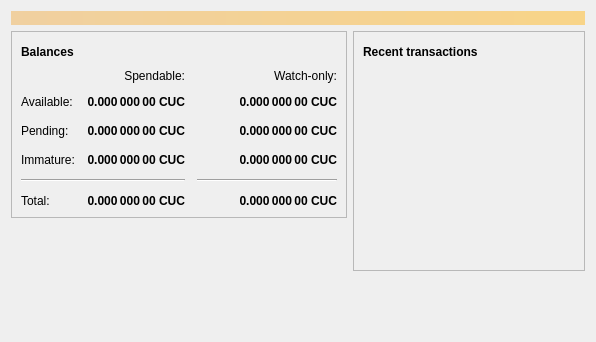
<?xml version="1.0" encoding="UTF-8"?>
<ui version="4.0">
 <class>OverviewPage</class>
 <widget class="QWidget" name="OverviewPage">
  <property name="geometry">
   <rect>
    <x>0</x>
    <y>0</y>
    <width>596</width>
    <height>342</height>
   </rect>
  </property>
  <property name="windowTitle">
   <string>Form</string>
  </property>
  <layout class="QVBoxLayout" name="topLayout">
   <item>
    <widget class="QLabel" name="labelAlerts">
     <property name="visible">
      <bool>false</bool>
     </property>
     <property name="styleSheet">
      <string notr="true">background-color: qlineargradient(x1: 0, y1: 0, x2: 1, y2: 0, stop:0 #F0D0A0, stop:1 #F8D488); color:#000000;</string>
     </property>
     <property name="wordWrap">
      <bool>true</bool>
     </property>
     <property name="margin">
      <number>3</number>
     </property>
    </widget>
   </item>
   <item>
    <layout class="QHBoxLayout" name="horizontalLayout" stretch="1,1">
     <item>
      <layout class="QVBoxLayout" name="verticalLayout_2">
       <item>
        <widget class="QFrame" name="frame">
         <property name="frameShape">
          <enum>QFrame::StyledPanel</enum>
         </property>
         <property name="frameShadow">
          <enum>QFrame::Raised</enum>
         </property>
         <layout class="QVBoxLayout" name="verticalLayout_4">
          <item>
           <layout class="QHBoxLayout" name="horizontalLayout_4">
            <item>
             <widget class="QLabel" name="label_5">
              <property name="font">
               <font>
                <weight>75</weight>
                <bold>true</bold>
               </font>
              </property>
              <property name="text">
               <string>Balances</string>
              </property>
             </widget>
            </item>
            <item>
             <widget class="QPushButton" name="labelWalletStatus">
              <property name="enabled">
               <bool>false</bool>
              </property>
              <property name="maximumSize">
               <size>
                <width>30</width>
                <height>16777215</height>
               </size>
              </property>
              <property name="toolTip">
               <string>The displayed information may be out of date. Your wallet automatically synchronizes with the Cuckoocoin network after a connection is established, but this process has not completed yet.</string>
              </property>
              <property name="text">
               <string/>
              </property>
              <property name="icon">
               <iconset resource="../cuckoocoin.qrc">
                <normaloff>:/icons/warning</normaloff>
                <disabledoff>:/icons/warning</disabledoff>:/icons/warning</iconset>
              </property>
              <property name="iconSize">
               <size>
                <width>24</width>
                <height>24</height>
               </size>
              </property>
              <property name="flat">
               <bool>true</bool>
              </property>
             </widget>
            </item>
            <item>
             <spacer name="horizontalSpacer_3">
              <property name="orientation">
               <enum>Qt::Horizontal</enum>
              </property>
              <property name="sizeHint" stdset="0">
               <size>
                <width>40</width>
                <height>20</height>
               </size>
              </property>
             </spacer>
            </item>
           </layout>
          </item>
          <item>
           <layout class="QGridLayout" name="gridLayout">
            <property name="spacing">
             <number>12</number>
            </property>
            <item row="2" column="2">
             <widget class="QLabel" name="labelWatchPending">
              <property name="font">
               <font>
                <weight>75</weight>
                <bold>true</bold>
               </font>
              </property>
              <property name="cursor">
               <cursorShape>IBeamCursor</cursorShape>
              </property>
              <property name="toolTip">
               <string>Unconfirmed transactions to watch-only addresses</string>
              </property>
              <property name="text">
               <string notr="true">0.000 000 00 CUC</string>
              </property>
              <property name="alignment">
               <set>Qt::AlignRight|Qt::AlignTrailing|Qt::AlignVCenter</set>
              </property>
              <property name="textInteractionFlags">
               <set>Qt::LinksAccessibleByMouse|Qt::TextSelectableByKeyboard|Qt::TextSelectableByMouse</set>
              </property>
             </widget>
            </item>
            <item row="2" column="1">
             <widget class="QLabel" name="labelUnconfirmed">
              <property name="font">
               <font>
                <weight>75</weight>
                <bold>true</bold>
               </font>
              </property>
              <property name="cursor">
               <cursorShape>IBeamCursor</cursorShape>
              </property>
              <property name="toolTip">
               <string>Total of transactions that have yet to be confirmed, and do not yet count toward the spendable balance</string>
              </property>
              <property name="text">
               <string notr="true">0.000 000 00 CUC</string>
              </property>
              <property name="alignment">
               <set>Qt::AlignRight|Qt::AlignTrailing|Qt::AlignVCenter</set>
              </property>
              <property name="textInteractionFlags">
               <set>Qt::LinksAccessibleByMouse|Qt::TextSelectableByKeyboard|Qt::TextSelectableByMouse</set>
              </property>
             </widget>
            </item>
            <item row="3" column="2">
             <widget class="QLabel" name="labelWatchImmature">
              <property name="font">
               <font>
                <weight>75</weight>
                <bold>true</bold>
               </font>
              </property>
              <property name="cursor">
               <cursorShape>IBeamCursor</cursorShape>
              </property>
              <property name="toolTip">
               <string>Mined balance in watch-only addresses that has not yet matured</string>
              </property>
              <property name="text">
               <string notr="true">0.000 000 00 CUC</string>
              </property>
              <property name="alignment">
               <set>Qt::AlignRight|Qt::AlignTrailing|Qt::AlignVCenter</set>
              </property>
              <property name="textInteractionFlags">
               <set>Qt::LinksAccessibleByMouse|Qt::TextSelectableByKeyboard|Qt::TextSelectableByMouse</set>
              </property>
             </widget>
            </item>
            <item row="4" column="0" colspan="2">
             <widget class="Line" name="line">
              <property name="orientation">
               <enum>Qt::Horizontal</enum>
              </property>
             </widget>
            </item>
            <item row="4" column="2">
             <widget class="Line" name="lineWatchBalance">
              <property name="sizePolicy">
               <sizepolicy hsizetype="Preferred" vsizetype="Fixed">
                <horstretch>0</horstretch>
                <verstretch>0</verstretch>
               </sizepolicy>
              </property>
              <property name="minimumSize">
               <size>
                <width>140</width>
                <height>0</height>
               </size>
              </property>
              <property name="orientation">
               <enum>Qt::Horizontal</enum>
              </property>
             </widget>
            </item>
            <item row="5" column="0">
             <widget class="QLabel" name="labelTotalText">
              <property name="text">
               <string>Total:</string>
              </property>
             </widget>
            </item>
            <item row="3" column="1">
             <widget class="QLabel" name="labelImmature">
              <property name="font">
               <font>
                <weight>75</weight>
                <bold>true</bold>
               </font>
              </property>
              <property name="cursor">
               <cursorShape>IBeamCursor</cursorShape>
              </property>
              <property name="toolTip">
               <string>Mined balance that has not yet matured</string>
              </property>
              <property name="text">
               <string notr="true">0.000 000 00 CUC</string>
              </property>
              <property name="alignment">
               <set>Qt::AlignRight|Qt::AlignTrailing|Qt::AlignVCenter</set>
              </property>
              <property name="textInteractionFlags">
               <set>Qt::LinksAccessibleByMouse|Qt::TextSelectableByKeyboard|Qt::TextSelectableByMouse</set>
              </property>
             </widget>
            </item>
            <item row="2" column="3">
             <spacer name="horizontalSpacer_2">
              <property name="orientation">
               <enum>Qt::Horizontal</enum>
              </property>
              <property name="sizeHint" stdset="0">
               <size>
                <width>40</width>
                <height>20</height>
               </size>
              </property>
             </spacer>
            </item>
            <item row="3" column="0">
             <widget class="QLabel" name="labelImmatureText">
              <property name="text">
               <string>Immature:</string>
              </property>
             </widget>
            </item>
            <item row="5" column="1">
             <widget class="QLabel" name="labelTotal">
              <property name="font">
               <font>
                <weight>75</weight>
                <bold>true</bold>
               </font>
              </property>
              <property name="cursor">
               <cursorShape>IBeamCursor</cursorShape>
              </property>
              <property name="toolTip">
               <string>Your current total balance</string>
              </property>
              <property name="text">
               <string notr="true">0.000 000 00 CUC</string>
              </property>
              <property name="alignment">
               <set>Qt::AlignRight|Qt::AlignTrailing|Qt::AlignVCenter</set>
              </property>
              <property name="textInteractionFlags">
               <set>Qt::LinksAccessibleByMouse|Qt::TextSelectableByKeyboard|Qt::TextSelectableByMouse</set>
              </property>
             </widget>
            </item>
            <item row="5" column="2">
             <widget class="QLabel" name="labelWatchTotal">
              <property name="font">
               <font>
                <weight>75</weight>
                <bold>true</bold>
               </font>
              </property>
              <property name="cursor">
               <cursorShape>IBeamCursor</cursorShape>
              </property>
              <property name="toolTip">
               <string>Current total balance in watch-only addresses</string>
              </property>
              <property name="text">
               <string notr="true">0.000 000 00 CUC</string>
              </property>
              <property name="alignment">
               <set>Qt::AlignRight|Qt::AlignTrailing|Qt::AlignVCenter</set>
              </property>
              <property name="textInteractionFlags">
               <set>Qt::LinksAccessibleByMouse|Qt::TextSelectableByKeyboard|Qt::TextSelectableByMouse</set>
              </property>
             </widget>
            </item>
            <item row="0" column="2">
             <widget class="QLabel" name="labelWatchonly">
              <property name="text">
               <string>Watch-only:</string>
              </property>
              <property name="alignment">
               <set>Qt::AlignRight|Qt::AlignTrailing|Qt::AlignVCenter</set>
              </property>
             </widget>
            </item>
            <item row="1" column="0">
             <widget class="QLabel" name="labelBalanceText">
              <property name="text">
               <string>Available:</string>
              </property>
             </widget>
            </item>
            <item row="1" column="1">
             <widget class="QLabel" name="labelBalance">
              <property name="font">
               <font>
                <weight>75</weight>
                <bold>true</bold>
               </font>
              </property>
              <property name="cursor">
               <cursorShape>IBeamCursor</cursorShape>
              </property>
              <property name="toolTip">
               <string>Your current spendable balance</string>
              </property>
              <property name="text">
               <string notr="true">0.000 000 00 CUC</string>
              </property>
              <property name="alignment">
               <set>Qt::AlignRight|Qt::AlignTrailing|Qt::AlignVCenter</set>
              </property>
              <property name="textInteractionFlags">
               <set>Qt::LinksAccessibleByMouse|Qt::TextSelectableByKeyboard|Qt::TextSelectableByMouse</set>
              </property>
             </widget>
            </item>
            <item row="1" column="2">
             <widget class="QLabel" name="labelWatchAvailable">
              <property name="font">
               <font>
                <weight>75</weight>
                <bold>true</bold>
               </font>
              </property>
              <property name="cursor">
               <cursorShape>IBeamCursor</cursorShape>
              </property>
              <property name="toolTip">
               <string>Your current balance in watch-only addresses</string>
              </property>
              <property name="text">
               <string notr="true">0.000 000 00 CUC</string>
              </property>
              <property name="alignment">
               <set>Qt::AlignRight|Qt::AlignTrailing|Qt::AlignVCenter</set>
              </property>
              <property name="textInteractionFlags">
               <set>Qt::LinksAccessibleByMouse|Qt::TextSelectableByKeyboard|Qt::TextSelectableByMouse</set>
              </property>
             </widget>
            </item>
            <item row="2" column="0">
             <widget class="QLabel" name="labelPendingText">
              <property name="text">
               <string>Pending:</string>
              </property>
             </widget>
            </item>
            <item row="0" column="1">
             <widget class="QLabel" name="labelSpendable">
              <property name="text">
               <string>Spendable:</string>
              </property>
              <property name="alignment">
               <set>Qt::AlignRight|Qt::AlignTrailing|Qt::AlignVCenter</set>
              </property>
             </widget>
            </item>
           </layout>
          </item>
         </layout>
        </widget>
       </item>
       <item>
        <spacer name="verticalSpacer">
         <property name="orientation">
          <enum>Qt::Vertical</enum>
         </property>
         <property name="sizeHint" stdset="0">
          <size>
           <width>20</width>
           <height>40</height>
          </size>
         </property>
        </spacer>
       </item>
      </layout>
     </item>
     <item>
      <layout class="QVBoxLayout" name="verticalLayout_3">
       <item>
        <widget class="QFrame" name="frame_2">
         <property name="frameShape">
          <enum>QFrame::StyledPanel</enum>
         </property>
         <property name="frameShadow">
          <enum>QFrame::Raised</enum>
         </property>
         <layout class="QVBoxLayout" name="verticalLayout">
          <item>
           <layout class="QHBoxLayout" name="horizontalLayout_2">
            <item>
             <widget class="QLabel" name="label_4">
              <property name="font">
               <font>
                <weight>75</weight>
                <bold>true</bold>
               </font>
              </property>
              <property name="text">
               <string>Recent transactions</string>
              </property>
             </widget>
            </item>
            <item>
             <widget class="QPushButton" name="labelTransactionsStatus">
              <property name="enabled">
               <bool>false</bool>
              </property>
              <property name="maximumSize">
               <size>
                <width>30</width>
                <height>16777215</height>
               </size>
              </property>
              <property name="toolTip">
               <string>The displayed information may be out of date. Your wallet automatically synchronizes with the Cuckoocoin network after a connection is established, but this process has not completed yet.</string>
              </property>
              <property name="text">
               <string/>
              </property>
              <property name="icon">
               <iconset resource="../cuckoocoin.qrc">
                <normaloff>:/icons/warning</normaloff>
                <disabledoff>:/icons/warning</disabledoff>:/icons/warning</iconset>
              </property>
              <property name="iconSize">
               <size>
                <width>24</width>
                <height>24</height>
               </size>
              </property>
              <property name="flat">
               <bool>true</bool>
              </property>
             </widget>
            </item>
            <item>
             <spacer name="horizontalSpacer">
              <property name="orientation">
               <enum>Qt::Horizontal</enum>
              </property>
              <property name="sizeHint" stdset="0">
               <size>
                <width>40</width>
                <height>20</height>
               </size>
              </property>
             </spacer>
            </item>
           </layout>
          </item>
          <item>
           <widget class="QListView" name="listTransactions">
            <property name="styleSheet">
             <string notr="true">QListView { background: transparent; }</string>
            </property>
            <property name="frameShape">
             <enum>QFrame::NoFrame</enum>
            </property>
            <property name="verticalScrollBarPolicy">
             <enum>Qt::ScrollBarAlwaysOff</enum>
            </property>
            <property name="horizontalScrollBarPolicy">
             <enum>Qt::ScrollBarAlwaysOff</enum>
            </property>
            <property name="selectionMode">
             <enum>QAbstractItemView::NoSelection</enum>
            </property>
           </widget>
          </item>
         </layout>
        </widget>
       </item>
       <item>
        <spacer name="verticalSpacer_2">
         <property name="orientation">
          <enum>Qt::Vertical</enum>
         </property>
         <property name="sizeHint" stdset="0">
          <size>
           <width>20</width>
           <height>40</height>
          </size>
         </property>
        </spacer>
       </item>
      </layout>
     </item>
    </layout>
   </item>
  </layout>
 </widget>
 <resources/>
 <connections/>
</ui>
